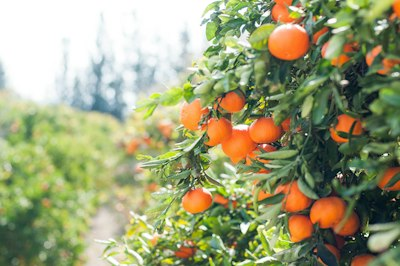
#> input picture backend/data/crop_disease/raw_base/rice_blast.jpg, 400 x 266 px; its folder holds 4 pictures in this run
$ python prepare_dataset.py
#> lines starting #> are read from the running program, lines starting #| are printed output that depends on the picture
import os
import urllib.request
from PIL import Image, ImageEnhance
import random

BASE_SAMPLES = {
    "rice_blast": "https://images.unsplash.com/photo-1536657464919-892534f60d6e?auto=format&fit=crop&w=400&q=80",
    "tomato_early_blight": "https://images.unsplash.com/photo-1592841200221-a6898f307baa?auto=format&fit=crop&w=400&q=80",
    "cotton_pink_bollworm": "https://images.unsplash.com/photo-1606041008023-472dfb5e530f?auto=format&fit=crop&w=400&q=80",
    "wheat_yellow_rust": "https://images.unsplash.com/photo-1574323347407-f5e1ad6d020b?auto=format&fit=crop&w=400&q=80",
    "chilli_leaf_curl": "https://images.unsplash.com/photo-1588252303782-cb80119abd6d?auto=format&fit=crop&w=400&q=80",
    "healthy_crop": "https://images.unsplash.com/photo-1500937386664-56d1dfef3854?auto=format&fit=crop&w=400&q=80"
}

def augment_and_save(img: Image.Image, output_dir: str, prefix: str, count: int = 15):
    os.makedirs(output_dir, exist_ok=True)
    # Save original
    img.resize((128, 128)).save(os.path.join(output_dir, f"{prefix}_orig.jpg"), quality=90)

    for i in range(1, count + 1):
        aug = img.copy()

        # Random rotation
        angle = random.choice([0, 90, 180, 270, random.randint(-25, 25)])
        if angle != 0:
            aug = aug.rotate(angle, expand=False)

        # Random flip
        if random.random() > 0.5:
            aug = aug.transpose(Image.FLIP_LEFT_RIGHT)
        if random.random() > 0.7:
            aug = aug.transpose(Image.FLIP_TOP_BOTTOM)

        # Color & brightness jitter
        enhancer = ImageEnhance.Brightness(aug)
        aug = enhancer.enhance(random.uniform(0.85, 1.15))
        enhancer = ImageEnhance.Contrast(aug)
        aug = enhancer.enhance(random.uniform(0.85, 1.15))

        # Resize to standard CNN input dimension 128x128
        aug = aug.resize((128, 128))
        aug.save(os.path.join(output_dir, f"{prefix}_aug_{i:02d}.jpg"), quality=85)

def prepare_dataset():
    data_dir = os.path.dirname(os.path.abspath(__file__))
    train_dir = os.path.join(data_dir, "train")
    val_dir = os.path.join(data_dir, "val")
    raw_dir = os.path.join(data_dir, "raw_base")
    os.makedirs(raw_dir, exist_ok=True)

    headers = {'User-Agent': 'Mozilla/5.0'}

    print("[Dataset Preparation] Fetching base reference crop disease images...")
    for class_name, url in BASE_SAMPLES.items():
        base_path = os.path.join(raw_dir, f"{class_name}.jpg")
        if not os.path.exists(base_path):
            try:
                req = urllib.request.Request(url, headers=headers)
                with urllib.request.urlopen(req) as resp, open(base_path, 'wb') as out_f:
                    out_f.write(resp.read())
            except Exception as e:
                print(f"Warning: Failed to download {url}: {e}, creating synthetic base")
                img = Image.new('RGB', (200, 200), color=(random.randint(40, 120), random.randint(100, 180), random.randint(30, 80)))
                img.save(base_path)

        base_img = Image.open(base_path).convert('RGB')
#> base_img is the input picture: PIL image 400x266 RGB; mean R, G, B 156.8, 159.8, 120.2

        # Generate 20 train images and 5 validation images per class
        augment_and_save(base_img, os.path.join(train_dir, class_name), f"tr_{class_name}", count=20)
#> in augment_and_save, `img.resize((128, 128)).save(os.path.join(output_dir, f"{prefix}_orig.j..`:
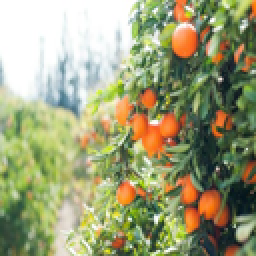
#> saved as tr_rice_blast_orig.jpg: PIL image 128x128 RGB (shown 2 times larger); mean R, G, B 156.8, 159.8, 120.2
#> the loop in augment_and_save, `for i in range(1, count + 1):` made 20 passes
#> pass 1, in augment_and_save, `aug = aug.transpose(Image.FLIP_TOP_BOTTOM)`:
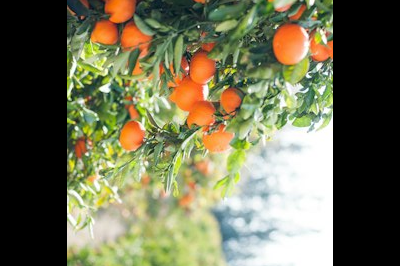
#> aug: PIL image 400x266 RGB; mean R, G, B 111.6, 111.2, 83.3
#> after the loop in augment_and_save, `for i in range(1, count + 1):`:
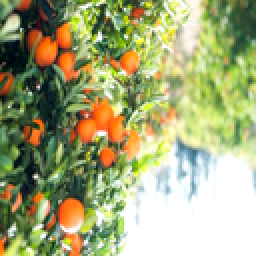
#> aug: PIL image 128x128 RGB (shown 2 times larger); mean R, G, B 164.4, 168.6, 121.5
        augment_and_save(base_img, os.path.join(val_dir, class_name), f"val_{class_name}", count=5)
#> call 2 of augment_and_save, with output_dir = 'backend/data/crop_disease/val/rice_blast', prefix = 'val_rice_blast', count = 5
#> the loop in augment_and_save (call 2), `for i in range(1, count + 1):` made 5 passes
#> pass 1, in augment_and_save (call 2), `aug = aug.transpose(Image.FLIP_LEFT_RIGHT)`:
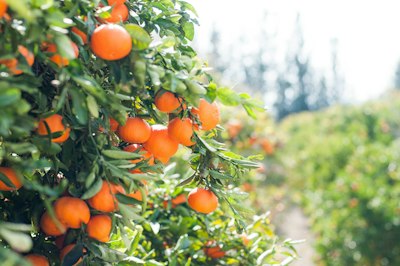
#> aug: PIL image 400x266 RGB; mean R, G, B 156.8, 159.8, 120.2
#> pass 1, in augment_and_save (call 2), `aug = enhancer.enhance(random.uniform(0.85, 1.15))`:
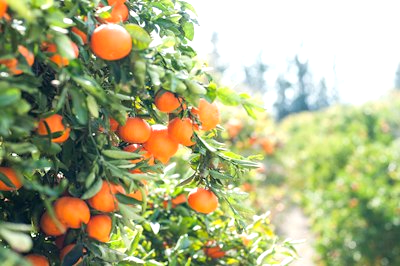
#> aug: PIL image 400x266 RGB; mean R, G, B 171.3, 175.4, 131
#> pass 1, in augment_and_save (call 2), `aug = aug.resize((128, 128))`:
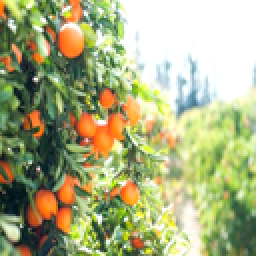
#> aug: PIL image 128x128 RGB (shown 2 times larger); mean R, G, B 170.3, 174.7, 129
#> after the loop in augment_and_save (call 2), `for i in range(1, count + 1):`:
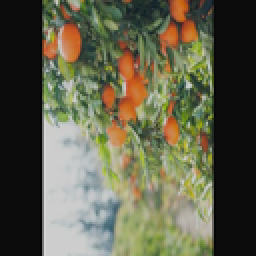
#> aug: PIL image 128x128 RGB (shown 2 times larger); mean R, G, B 96.2, 95.9, 74.7
        print(f"  -> Generated dataset for class: '{class_name}'")

    print("[Dataset Preparation] Complete. Train & Val datasets ready in:", data_dir)

if __name__ == "__main__":
    prepare_dataset()
#> (the call stopped at in prepare_dataset, `with urllib.request.urlopen(req) as resp, open(base_path, 'wb') as out..`: the network is not available in this run)
